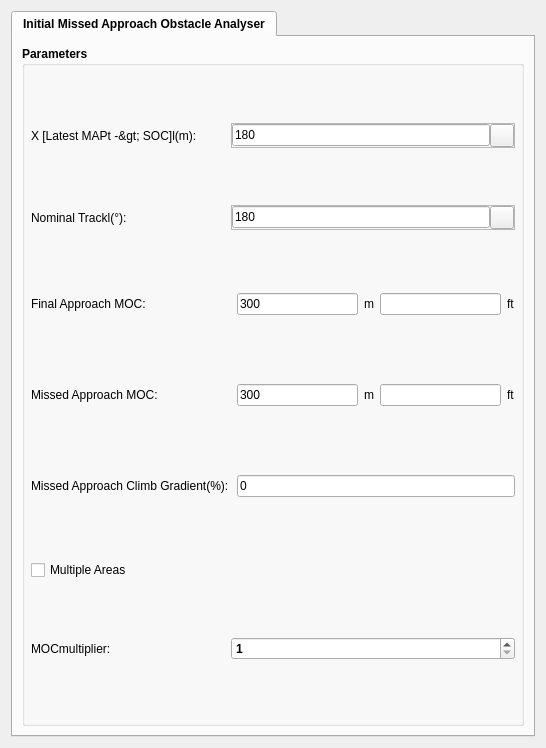
<?xml version="1.0" encoding="UTF-8"?>
<ui version="4.0">
 <class>ObstacleEvaluator</class>
 <widget class="QDialog" name="ObstacleEvaluator">
  <property name="geometry">
   <rect>
    <x>0</x>
    <y>0</y>
    <width>546</width>
    <height>748</height>
   </rect>
  </property>
  <property name="windowTitle">
   <string>Obstacle Evaluator”</string>
  </property>
  <layout class="QHBoxLayout" name="horizontalLayout">
   <item>
    <widget class="QTabWidget" name="tabCtrlGeneral">
     <property name="font">
      <font>
       <family>Arial</family>
       <weight>75</weight>
       <bold>true</bold>
      </font>
     </property>
     <property name="autoFillBackground">
      <bool>true</bool>
     </property>
     <property name="styleSheet">
      <string notr="true"/>
     </property>
     <property name="currentIndex">
      <number>0</number>
     </property>
     <widget class="QWidget" name="tab_InitialMissedApproachObstacleAnalyser">
      <attribute name="title">
       <string>Initial Missed Approach Obstacle Analyser</string>
      </attribute>
      <layout class="QVBoxLayout" name="verticalLayout_4">
       <item>
        <widget class="QGroupBox" name="grbParametersInitialMissedApproachObstacleAnalyser">
         <property name="sizePolicy">
          <sizepolicy hsizetype="Preferred" vsizetype="Preferred">
           <horstretch>0</horstretch>
           <verstretch>0</verstretch>
          </sizepolicy>
         </property>
         <property name="title">
          <string>Parameters</string>
         </property>
         <layout class="QVBoxLayout" name="vlParametersStepDownObstacleAnalyser_2">
          <property name="margin">
           <number>6</number>
          </property>
          <item>
           <widget class="QFrame" name="frameX">
            <property name="sizePolicy">
             <sizepolicy hsizetype="Preferred" vsizetype="Fixed">
              <horstretch>0</horstretch>
              <verstretch>0</verstretch>
             </sizepolicy>
            </property>
            <property name="frameShape">
             <enum>QFrame::NoFrame</enum>
            </property>
            <property name="frameShadow">
             <enum>QFrame::Raised</enum>
            </property>
            <layout class="QHBoxLayout" name="horizontalLayout_X">
             <property name="spacing">
              <number>0</number>
             </property>
             <property name="margin">
              <number>0</number>
             </property>
             <item>
              <widget class="QLabel" name="label_X">
               <property name="minimumSize">
                <size>
                 <width>200</width>
                 <height>0</height>
                </size>
               </property>
               <property name="maximumSize">
                <size>
                 <width>200</width>
                 <height>16777215</height>
                </size>
               </property>
               <property name="font">
                <font>
                 <weight>50</weight>
                 <bold>false</bold>
                </font>
               </property>
               <property name="text">
                <string>X [Latest MAPt -&amp;gt; SOC]l(m):</string>
               </property>
              </widget>
             </item>
             <item>
              <widget class="QFrame" name="frameIX">
               <property name="sizePolicy">
                <sizepolicy hsizetype="Preferred" vsizetype="Fixed">
                 <horstretch>0</horstretch>
                 <verstretch>0</verstretch>
                </sizepolicy>
               </property>
               <property name="frameShape">
                <enum>QFrame::StyledPanel</enum>
               </property>
               <property name="frameShadow">
                <enum>QFrame::Raised</enum>
               </property>
               <layout class="QHBoxLayout" name="horizontalLayout_X_2">
                <property name="spacing">
                 <number>0</number>
                </property>
                <property name="margin">
                 <number>0</number>
                </property>
                <item>
                 <widget class="QLineEdit" name="txtX">
                  <property name="enabled">
                   <bool>true</bool>
                  </property>
                  <property name="sizePolicy">
                   <sizepolicy hsizetype="Expanding" vsizetype="Fixed">
                    <horstretch>0</horstretch>
                    <verstretch>0</verstretch>
                   </sizepolicy>
                  </property>
                  <property name="font">
                   <font>
                    <weight>50</weight>
                    <bold>false</bold>
                   </font>
                  </property>
                  <property name="text">
                   <string>180</string>
                  </property>
                 </widget>
                </item>
                <item>
                 <widget class="QToolButton" name="btnCaptureX">
                  <property name="text">
                   <string/>
                  </property>
                  <property name="icon">
                   <iconset>
                    <normaloff>:/gnss_item/coordinate_capture.png</normaloff>:/gnss_item/coordinate_capture.png</iconset>
                  </property>
                 </widget>
                </item>
               </layout>
              </widget>
             </item>
            </layout>
           </widget>
          </item>
          <item>
           <widget class="QFrame" name="frameNominalTrackIMAOA">
            <property name="sizePolicy">
             <sizepolicy hsizetype="Preferred" vsizetype="Fixed">
              <horstretch>0</horstretch>
              <verstretch>0</verstretch>
             </sizepolicy>
            </property>
            <property name="frameShape">
             <enum>QFrame::NoFrame</enum>
            </property>
            <property name="frameShadow">
             <enum>QFrame::Raised</enum>
            </property>
            <layout class="QHBoxLayout" name="horizontalLayout_NominalTrackIMAOA">
             <property name="spacing">
              <number>0</number>
             </property>
             <property name="margin">
              <number>0</number>
             </property>
             <item>
              <widget class="QLabel" name="label_IMAOA">
               <property name="minimumSize">
                <size>
                 <width>200</width>
                 <height>0</height>
                </size>
               </property>
               <property name="maximumSize">
                <size>
                 <width>200</width>
                 <height>16777215</height>
                </size>
               </property>
               <property name="font">
                <font>
                 <weight>50</weight>
                 <bold>false</bold>
                </font>
               </property>
               <property name="text">
                <string>Nominal Trackl(°):</string>
               </property>
              </widget>
             </item>
             <item>
              <widget class="QFrame" name="frameINominalTrackBtnIMAOA">
               <property name="sizePolicy">
                <sizepolicy hsizetype="Preferred" vsizetype="Fixed">
                 <horstretch>0</horstretch>
                 <verstretch>0</verstretch>
                </sizepolicy>
               </property>
               <property name="frameShape">
                <enum>QFrame::StyledPanel</enum>
               </property>
               <property name="frameShadow">
                <enum>QFrame::Raised</enum>
               </property>
               <layout class="QHBoxLayout" name="horizontalLayout_NominalTrackBtnIMAOA">
                <property name="spacing">
                 <number>0</number>
                </property>
                <property name="margin">
                 <number>0</number>
                </property>
                <item>
                 <widget class="QLineEdit" name="txtNominalTrackIMAOA">
                  <property name="enabled">
                   <bool>true</bool>
                  </property>
                  <property name="sizePolicy">
                   <sizepolicy hsizetype="Expanding" vsizetype="Fixed">
                    <horstretch>0</horstretch>
                    <verstretch>0</verstretch>
                   </sizepolicy>
                  </property>
                  <property name="font">
                   <font>
                    <weight>50</weight>
                    <bold>false</bold>
                   </font>
                  </property>
                  <property name="text">
                   <string>180</string>
                  </property>
                 </widget>
                </item>
                <item>
                 <widget class="QToolButton" name="btnCaptureNominalTrackIMAOA">
                  <property name="text">
                   <string/>
                  </property>
                  <property name="icon">
                   <iconset>
                    <normaloff>:/gnss_item/coordinate_capture.png</normaloff>:/gnss_item/coordinate_capture.png</iconset>
                  </property>
                 </widget>
                </item>
               </layout>
              </widget>
             </item>
            </layout>
           </widget>
          </item>
          <item>
           <widget class="QFrame" name="frameFinalMOC">
            <property name="sizePolicy">
             <sizepolicy hsizetype="Preferred" vsizetype="Fixed">
              <horstretch>0</horstretch>
              <verstretch>0</verstretch>
             </sizepolicy>
            </property>
            <property name="frameShape">
             <enum>QFrame::NoFrame</enum>
            </property>
            <property name="frameShadow">
             <enum>QFrame::Raised</enum>
            </property>
            <layout class="QHBoxLayout" name="horizontalLayout_FinalMOC">
             <property name="spacing">
              <number>6</number>
             </property>
             <property name="leftMargin">
              <number>0</number>
             </property>
             <property name="topMargin">
              <number>6</number>
             </property>
             <property name="rightMargin">
              <number>0</number>
             </property>
             <property name="bottomMargin">
              <number>6</number>
             </property>
             <item>
              <widget class="QLabel" name="label_96">
               <property name="minimumSize">
                <size>
                 <width>200</width>
                 <height>0</height>
                </size>
               </property>
               <property name="maximumSize">
                <size>
                 <width>200</width>
                 <height>16777215</height>
                </size>
               </property>
               <property name="font">
                <font>
                 <weight>50</weight>
                 <bold>false</bold>
                </font>
               </property>
               <property name="text">
                <string>Final Approach MOC:</string>
               </property>
              </widget>
             </item>
             <item>
              <widget class="QLineEdit" name="txtFinalMOC">
               <property name="font">
                <font>
                 <weight>50</weight>
                 <bold>false</bold>
                </font>
               </property>
               <property name="text">
                <string>300</string>
               </property>
              </widget>
             </item>
             <item>
              <widget class="QLabel" name="label_23">
               <property name="font">
                <font>
                 <weight>50</weight>
                 <bold>false</bold>
                </font>
               </property>
               <property name="text">
                <string>m</string>
               </property>
              </widget>
             </item>
             <item>
              <widget class="QLineEdit" name="txtFinalMOCFt">
               <property name="font">
                <font>
                 <weight>50</weight>
                 <bold>false</bold>
                </font>
               </property>
               <property name="text">
                <string/>
               </property>
              </widget>
             </item>
             <item>
              <widget class="QLabel" name="label_24">
               <property name="font">
                <font>
                 <weight>50</weight>
                 <bold>false</bold>
                </font>
               </property>
               <property name="text">
                <string>ft</string>
               </property>
              </widget>
             </item>
            </layout>
           </widget>
          </item>
          <item>
           <widget class="QFrame" name="frameMissedMOC">
            <property name="sizePolicy">
             <sizepolicy hsizetype="Preferred" vsizetype="Fixed">
              <horstretch>0</horstretch>
              <verstretch>0</verstretch>
             </sizepolicy>
            </property>
            <property name="frameShape">
             <enum>QFrame::NoFrame</enum>
            </property>
            <property name="frameShadow">
             <enum>QFrame::Raised</enum>
            </property>
            <layout class="QHBoxLayout" name="horizontalLayout_MissedMOC">
             <property name="spacing">
              <number>6</number>
             </property>
             <property name="leftMargin">
              <number>0</number>
             </property>
             <property name="topMargin">
              <number>6</number>
             </property>
             <property name="rightMargin">
              <number>0</number>
             </property>
             <property name="bottomMargin">
              <number>6</number>
             </property>
             <item>
              <widget class="QLabel" name="label_97">
               <property name="minimumSize">
                <size>
                 <width>200</width>
                 <height>0</height>
                </size>
               </property>
               <property name="maximumSize">
                <size>
                 <width>200</width>
                 <height>16777215</height>
                </size>
               </property>
               <property name="font">
                <font>
                 <weight>50</weight>
                 <bold>false</bold>
                </font>
               </property>
               <property name="text">
                <string>Missed Approach MOC:</string>
               </property>
              </widget>
             </item>
             <item>
              <widget class="QLineEdit" name="txtMissedMOC">
               <property name="font">
                <font>
                 <weight>50</weight>
                 <bold>false</bold>
                </font>
               </property>
               <property name="text">
                <string>300</string>
               </property>
              </widget>
             </item>
             <item>
              <widget class="QLabel" name="label_25">
               <property name="font">
                <font>
                 <weight>50</weight>
                 <bold>false</bold>
                </font>
               </property>
               <property name="text">
                <string>m</string>
               </property>
              </widget>
             </item>
             <item>
              <widget class="QLineEdit" name="txtMissedMOCFt">
               <property name="font">
                <font>
                 <weight>50</weight>
                 <bold>false</bold>
                </font>
               </property>
               <property name="text">
                <string/>
               </property>
              </widget>
             </item>
             <item>
              <widget class="QLabel" name="label_26">
               <property name="font">
                <font>
                 <weight>50</weight>
                 <bold>false</bold>
                </font>
               </property>
               <property name="text">
                <string>ft</string>
               </property>
              </widget>
             </item>
            </layout>
           </widget>
          </item>
          <item>
           <widget class="QFrame" name="frameGradient">
            <property name="sizePolicy">
             <sizepolicy hsizetype="Preferred" vsizetype="Fixed">
              <horstretch>0</horstretch>
              <verstretch>0</verstretch>
             </sizepolicy>
            </property>
            <property name="frameShape">
             <enum>QFrame::NoFrame</enum>
            </property>
            <property name="frameShadow">
             <enum>QFrame::Raised</enum>
            </property>
            <layout class="QHBoxLayout" name="horizontalLayout_Gradient">
             <property name="spacing">
              <number>6</number>
             </property>
             <property name="leftMargin">
              <number>0</number>
             </property>
             <property name="topMargin">
              <number>6</number>
             </property>
             <property name="rightMargin">
              <number>0</number>
             </property>
             <property name="bottomMargin">
              <number>6</number>
             </property>
             <item>
              <widget class="QLabel" name="label_94">
               <property name="sizePolicy">
                <sizepolicy hsizetype="Fixed" vsizetype="Fixed">
                 <horstretch>0</horstretch>
                 <verstretch>0</verstretch>
                </sizepolicy>
               </property>
               <property name="minimumSize">
                <size>
                 <width>200</width>
                 <height>0</height>
                </size>
               </property>
               <property name="maximumSize">
                <size>
                 <width>200</width>
                 <height>16777215</height>
                </size>
               </property>
               <property name="font">
                <font>
                 <weight>50</weight>
                 <bold>false</bold>
                </font>
               </property>
               <property name="text">
                <string>Missed Approach Climb Gradient(%):</string>
               </property>
              </widget>
             </item>
             <item>
              <widget class="QLineEdit" name="txtGradient">
               <property name="font">
                <font>
                 <weight>50</weight>
                 <bold>false</bold>
                </font>
               </property>
               <property name="text">
                <string>0</string>
               </property>
              </widget>
             </item>
            </layout>
           </widget>
          </item>
          <item>
           <widget class="QCheckBox" name="chbMultipleAreasIMAOA">
            <property name="minimumSize">
             <size>
              <width>150</width>
              <height>0</height>
             </size>
            </property>
            <property name="maximumSize">
             <size>
              <width>150</width>
              <height>16777215</height>
             </size>
            </property>
            <property name="font">
             <font>
              <weight>50</weight>
              <bold>false</bold>
             </font>
            </property>
            <property name="text">
             <string>Multiple Areas</string>
            </property>
           </widget>
          </item>
          <item>
           <widget class="QFrame" name="frameMOCmultipiler_4">
            <property name="sizePolicy">
             <sizepolicy hsizetype="Preferred" vsizetype="Fixed">
              <horstretch>0</horstretch>
              <verstretch>0</verstretch>
             </sizepolicy>
            </property>
            <property name="frameShape">
             <enum>QFrame::NoFrame</enum>
            </property>
            <property name="frameShadow">
             <enum>QFrame::Raised</enum>
            </property>
            <layout class="QHBoxLayout" name="hLayoutMOCmultipiler_4">
             <property name="spacing">
              <number>0</number>
             </property>
             <property name="margin">
              <number>0</number>
             </property>
             <item>
              <widget class="QLabel" name="label_98">
               <property name="minimumSize">
                <size>
                 <width>200</width>
                 <height>0</height>
                </size>
               </property>
               <property name="maximumSize">
                <size>
                 <width>200</width>
                 <height>16777215</height>
                </size>
               </property>
               <property name="font">
                <font>
                 <weight>50</weight>
                 <bold>false</bold>
                </font>
               </property>
               <property name="text">
                <string>MOCmultiplier:</string>
               </property>
              </widget>
             </item>
             <item>
              <widget class="QSpinBox" name="mocSpinBoxIMAOA">
               <property name="sizePolicy">
                <sizepolicy hsizetype="Expanding" vsizetype="Fixed">
                 <horstretch>0</horstretch>
                 <verstretch>0</verstretch>
                </sizepolicy>
               </property>
               <property name="minimumSize">
                <size>
                 <width>72</width>
                 <height>0</height>
                </size>
               </property>
               <property name="minimum">
                <number>1</number>
               </property>
              </widget>
             </item>
            </layout>
           </widget>
          </item>
         </layout>
        </widget>
       </item>
      </layout>
     </widget>
    </widget>
   </item>
  </layout>
 </widget>
 <resources>
  <include location="../../Resource/Resources.qrc"/>
 </resources>
 <connections/>
</ui>
